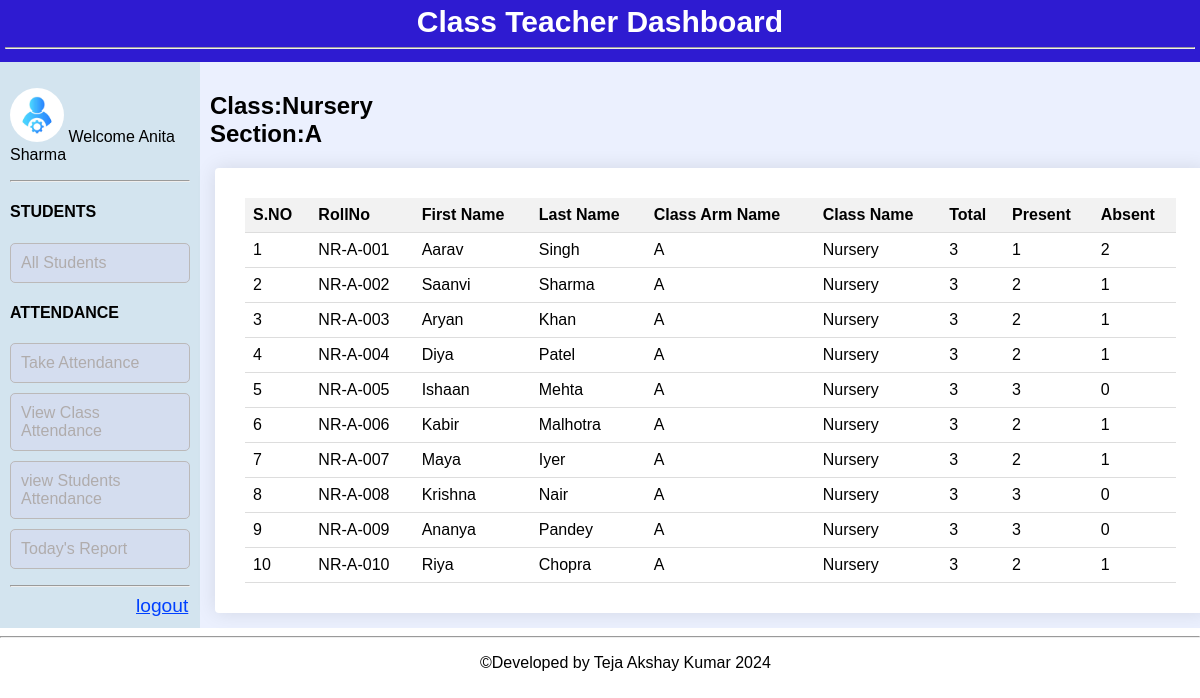
/.history/viewclassattendance_20240604145400.php (signed in), run on the app's committed database.
### tables this page shows
CREATE TABLE `teacher` (
  `TMAILID` varchar(100) NOT NULL,
  `FIRSTNAME` varchar(50) DEFAULT NULL,
  `LASTNAME` varchar(50) DEFAULT NULL,
  `PHONENO` bigint(12) DEFAULT NULL,
  `CLASSNAME` varchar(50) DEFAULT NULL,
  `CLASSARMNAME` varchar(50) DEFAULT NULL,
  `EMAILID` varchar(100) DEFAULT NULL
);

CREATE TABLE `attendance` (
  `day` date NOT NULL,
  `rollno` varchar(30) NOT NULL,
  `status` tinyint(1) DEFAULT NULL
);

CREATE TABLE `student` (
  `ROLLNO` varchar(30) NOT NULL,
  `FIRSTNAME` varchar(50) DEFAULT NULL,
  `LASTNAME` varchar(50) DEFAULT NULL,
  `EMAILID` varchar(100) NOT NULL,
  `CLASSARMNAME` varchar(50) NOT NULL,
  `CLASSNAME` varchar(50) DEFAULT NULL
);

### .history/viewclassattendance_20240604145400.php (the view, shortened to what this page needs)
<?php
$tmailid=$_SESSION["emailid"];
require_once "handlers/dbh.php";
$class="";
$section="";
$fn="";
$ln="";
$query=" SELECT emailid,classname,classarmname,firstname,lastname from teacher where tmailid=?";
$stmt2=$pdo->prepare($query);
$stmt2->execute([$tmailid]);
$result = $stmt2->fetchAll(PDO::FETCH_ASSOC);
if (!empty($result)) {
    $class = $result[0]['classname'];
    $section = $result[0]['classarmname'];
    $fn=$result[0]['firstname'];
    $ln=$result[0]['lastname'];
}
$students=[""];
    try {
        $query = "SELECT firstname, lastname, student.rollno, classarmname, classname, day, status
        FROM student
        LEFT JOIN attendance ON student.rollno = attendance.rollno
        WHERE student.classarmname = ?";
        $stmt = $pdo->prepare($query);
        $stmt->execute([$section]);
        $students = $stmt->fetchAll(PDO::FETCH_ASSOC);
    } catch (PDOException $e) {
        echo '<script>alert("Error: ' . $e->getMessage() . '");</script>';
    }
?>
<!DOCTYPE html>
<html lang="en">
<head>
    <link rel="stylesheet" href="style1.css">
</head>
<body>
<header>
        <h1>Class Teacher Dashboard</h1>
       <hr>
</header>
<main>
<div class="container">
    <div class="panel panel1">
    <p>  <img src="images/admin.png" alt="Your Wellness, Our Priority" class="alogo">
    <?php echo "<span>" ."Welcome ".$fn." ".$ln. "</span>" ?></p>
  <hr>
    <div>
    <h4>STUDENTS</h4>
    <ul class="item-list">
            <li><a href="teacher.php">All Students</a></li>
        </ul>
    </div>
    <div>
    <h4>ATTENDANCE</h4>
    <ul class="item-list">
            <li><a href="takeattendance.php">Take Attendance</a></li>
            <li><a href="viewclassattendance.php">View Class Attendance</a></li>
            <li><a href="viewstudentattendance.php">view Students Attendance</a></li>
            <li><a href="todaysreport.php">Today's Report</a></li>
        </ul>
    </div>
    <hr>
    <a class="log" href="login.php">logout</a>
    </div>
    <div class="panel panel2">
        <h2><?php
                echo "<span >"  ."Class:".$class."<br>"." Section:". $section. "</span>";
                ?></h2>
        <div class="board2">
        <div class="student-info">
            <table>
                <thead>
                    <tr>
                        <th>S.NO</th>
                        <th>RollNo</th>
                        <th>First Name</th>
                        <th>Last Name</th>
                        <th>Class Arm Name</th>
                        <th>Class Name</th>
                        <th>Total</th>
                        <th>Present</th>
                        <th>Absent</th>
                    </tr>
                </thead>
                <tbody>
                <?php
                    $uniqueStudents = [];
                    if (is_array($students) && !empty($students)) {
                        foreach ($students as $row) {
                            $rollNo = $row['rollno'];
                            if (!array_key_exists($rollNo, $uniqueStudents)) {
                                $uniqueStudents[$rollNo] = [
                                    'rollno' => $row['rollno'],
                                    'firstname' => $row['firstname'],
                                    'lastname' => $row['lastname'],
                                    'classarmname' => $row['classarmname'],
                                    'classname' => $row['classname'],
                                    'total' => 0,
                                    'presents' => 0,
                                    'absents' => 0,
                                ];
                            }
                            if (array_key_exists('status', $row)) {
                                $uniqueStudents[$rollNo]['total']++;
                                if ($row['status'] == 1) {
                                    $uniqueStudents[$rollNo]['presents']++;
                                } else {
                                    $uniqueStudents[$rollNo]['absents']++;
                                }
                            } else {
                                echo "<tr><td colspan='8'>Attendance data missing for student " . $row['rollno'] . "</td></tr>";
                            }
                        }
                    } else {
                        echo "<tr><td colspan='8'>No data available</td></tr>";
                    }
                    $i = 1;
                    foreach ($uniqueStudents as $student) {
                        echo "<tr>";
                        echo "<td>" . $i . "</td>";
                        echo "<td>" . $student['rollno'] . "</td>";
                        echo "<td>" . $student['firstname'] . "</td>";
                        echo "<td>" . $student['lastname'] . "</td>";
                        echo "<td>" . $student['classarmname'] . "</td>";
                        echo "<td>" . $student['classname'] . "</td>";
                        echo "<td>" . $student['total'] . "</td>";
                        echo "<td>" . $student['presents'] . "</td>";
                        echo "<td>" . $student['absents'] . "</td>";
                        echo "</tr>";
                        $i++;
                    }
                    ?>
                </tbody>
            </table>
        </div>
        </div>
    </div>
</div>
</main>
<footer>
    <hr>
    <p class="copyright">&copy;Developed by Teja Akshay Kumar 2024</p>
</footer>
</body>
</html>

### style1.css (style rules this page uses)
body, html { margin: 0; padding: 0; height: 100%; font-family: Arial, sans-serif; }
.container { display: flex; height: 100%; }
.panel { padding: 10px; box-sizing: border-box; }
.panel1 { width: 16.6666667%; background-color: #d3e4ef; }
.panel2 { width: 83.3333333%; background-color: #ebf0fe; }
.item-list { list-style-type: none; padding: 0; }
.item-list li { margin-bottom: 10px; background-color: #d4ddef; border-radius: 5px; }
.copyright { margin-left: 40%; }
.item-list li a { display: block; padding: 10px; border: 1px solid #bbb9b9; border-radius: 5px; text-decoration: none; color: #b0acac; transition: background-color 0.3s ease; }
header { background-color: #2e1bd1; padding: 5px; }
.alogo { width: 30%; margin-top: px; border-radius: 100%; }
header h1 { color: #ffffff; font-size: 30px; margin: 0; text-align: center; }
.board2 { background-color: rgb(255, 255, 255); border-radius: 4px; box-shadow: 0 0 20px rgba(0, 0, 0, 0.1); padding: 30px; width: 95%; text-align: left; margin: 5px; }
.log { color: rgb(0, 64, 255); font-size: larger; margin-left: 70%; }

### .history/viewclassattendance_20240604145400.php (style rules this page uses)
table { width: 100%; border-collapse: collapse; }
th, td { padding: 8px; text-align: left; border-bottom: 1px solid #ddd; }
th { background-color: #f2f2f2; }

### data on the page
teacher: FIRSTNAME "Anita", LASTNAME "Sharma", CLASSNAME "Nursery", CLASSARMNAME "A"
attendance: student.ROLLNO "NR-A-001", student.FIRSTNAME "Aarav", student.LASTNAME "Singh", student.CLASSARMNAME "A", student.CLASSNAME "Nursery", total "3", status "1", absents "2"

### other printed values
$student['rollno'] "NR-A-002"
$student['firstname'] "Saanvi"
$student['lastname'] "Sharma"
$student['classarmname'] "A"
$student['classname'] "Nursery"
$student['total'] "3"
$student['presents'] "2"
$student['absents'] "1"
$student['rollno'] "NR-A-003"
$student['firstname'] "Aryan"
$student['lastname'] "Khan"
$student['rollno'] "NR-A-004"
$student['firstname'] "Diya"
$student['lastname'] "Patel"
$student['rollno'] "NR-A-005"
